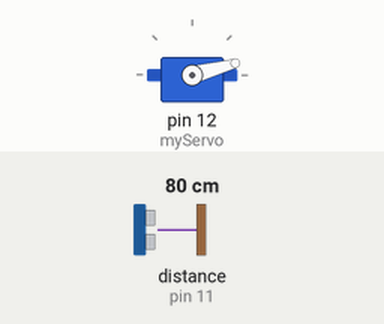
This sketch was run on a simulated Arduino Uno, built with avr-gcc and run on an emulated ATmega328P. Parts: servo. Wiring (inferred from the names in the program): ultrasonic range finder: trigger pin 10; echo pin 11. The inputs (shaded band) are chosen by the test bench; at power-on: distance to the obstacle (sensor on pin 11) 80 cm. The echo pulse lasts 58.3 µs per cm; what the sketch prints to the serial monitor is not drawn.

Above: at 0.01 s.
1.3 s: distance to the obstacle (sensor on pin 11) set to 2 cm
At 2.3 s:
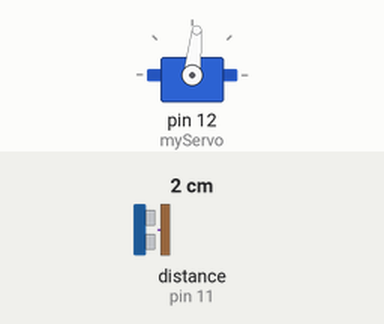
4.3 s: distance to the obstacle (sensor on pin 11) set to 299 cm
At 5.17 s:
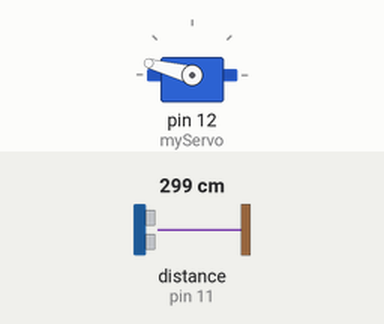
7.3 s: distance to the obstacle (sensor on pin 11) set to 4 cm
10.3 s: distance to the obstacle (sensor on pin 11) set to 35 cm
At 11.0 s:
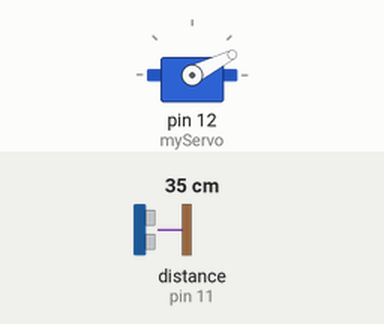
Timing chart, 0 to 14.3 s (numbered marks = the images above; inputs shaded):
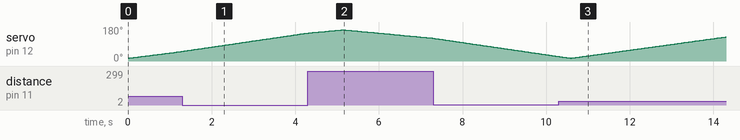

The sketch:

lab5.ino
```cpp
/*  Aaron Ayrault, Jason Do, Margaret Baxter, Landon Prewitt
 *  Lab 5: LIDAR/ultrasonic sensor
 *  Sources: www.HowToMechatronics.com
 */

#include <Servo.h>.

//pin locations
const int outputPin = 10;
const int ultrasound = 11;

//variable declarations
long duration;
int distance;
Servo myServo;

void setup() {
  //setting input and output pins
  pinMode(outputPin, OUTPUT);
  pinMode(ultrasound, INPUT);

  //initialize program and servo
  Serial.begin(9600);
  myServo.attach(12);
}

void loop() {
  //loop to print out distance while moving in the initial direction
  for(int i = 15; i <= 165; ++i){
    myServo.write(i);
    delay(30);
    distance = getDistance();
    Serial.print(i);
    Serial.print(",");
    Serial.print(distance);
    Serial.print(".");
  }

  //loop to print out distance while moving the other direction
  for(int i = 165; i > 15; --i){
    myServo.write(i);
    delay(30);
    distance = getDistance();
    Serial.print(i);
    Serial.print(",");
    Serial.print(distance);
    Serial.print(".");
  }
}

//get distance to scanned object (if in range)
int getDistance(){
  digitalWrite(outputPin, LOW);
  delayMicroseconds(2);
  digitalWrite(outputPin, HIGH);
  delayMicroseconds(10);
  digitalWrite(outputPin, LOW);
  duration = pulseIn(ultrasound, HIGH);
  distance= duration*0.034/2;
  return distance;
}
```
